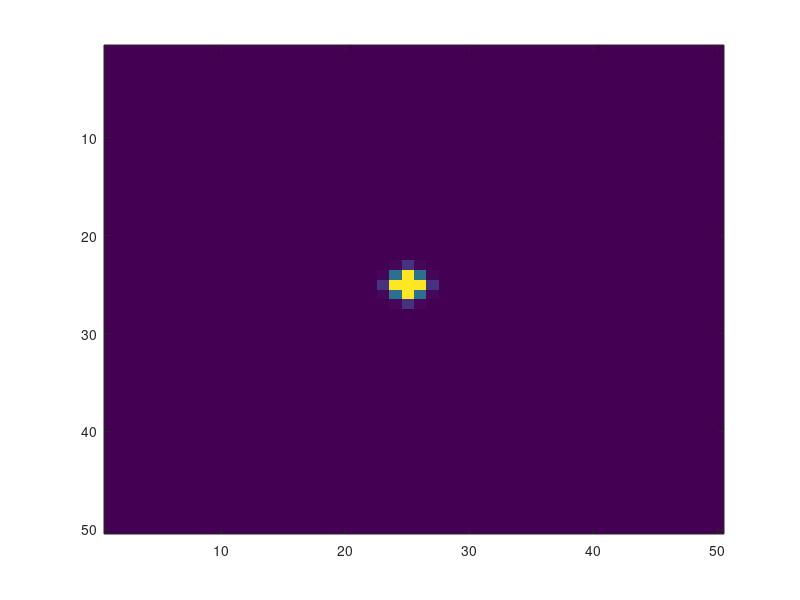

The MATLAB script that drew this image:
%%%%%%%%%%%%%%%%%%%%%%%%%%%%%%%%%%%%%%%%%%%%%%%%%%%%%%%%%%%%%%%%%%%%%%%
%%%        Alternating direction implicit (ADI) scheme              %%%
%%%        2D diffusion equation: u_{t} = D(u_{xx} + u_{yy})        %%%
%%%        Uses homogeneous Dirichlet boundary conditions           %%%
%%%%%%%%%%%%%%%%%%%%%%%%%%%%%%%%%%%%%%%%%%%%%%%%%%%%%%%%%%%%%%%%%%%%%%%

clear
close all

% GIF settings
h = figure;
axis tight manual % this ensures that getframe() returns a consistent size
filename = 'diffusion.gif';

D = 1.9;     % diffusion constant
decay = 0.1; % percent to decay at each timestep

N = 50;  % size of grid (N x N)
dx = 1; dy = 1; dt = 0.1;
tstart = 0; tend = 1 * dt; tstep = (tend - tstart)/dt;

% initial condition
u = zeros(N, N);
u(25, 25) = 20;

% scaling constants
ax = D*dt/dx^2;
ay = D*dt/dy^2;

% matrices for LHS
Ax = diag((1 + ax) * ones(N - 2, 1)) - diag(ax/2 * ones(N - 3, 1), 1) ...
        - diag(ax/2 * ones(N - 3, 1), -1);

Ay = diag((1 + ay) * ones(N - 2, 1)) - diag(ay/2 * ones(N - 3, 1), 1) ...
        - diag(ay/2 * ones(N - 3, 1), -1);

% time loop
for t = 1 : tstep
    % grid at timestep t + dt/2
    % BCs are implicitly set
    u05 = zeros(N, N);
    
    if (mod(t, 10) == 0)
       u(randi(N), randi(N)) = 20;
    end
    
    % x sweep
    for j = 2 : N - 1
        b = zeros(N - 2, 1);  % righthand matrix
        for i = 2 : N - 1
            b(i - 1) = ay/2 * (u(i, j - 1) + u(i, j + 1)) + ...
                       (1 - ay - dt * decay/2) * u(i, j);
        end
        
        % solve the system and assign to intermediate grid
        soln = Ax\b;
        for i = 2 : N - 1
           u05(i, j) = soln(i - 1);
        end
    end
    
    % y sweep
    for i = 2 : N - 1
        b = zeros(N - 2, 1);  % righthand matrix
        for j = 2 : N - 1
            b(j - 1) = ax/2 * (u05(i - 1, j) + u05(i + 1, j)) + ...
                       (1 - ax - dt * decay/2) * u05(i, j);
        end
        
        % solve the system and assign to original grid
        soln = Ay\b;
        for j = 2 : N - 1
           u(i, j) = soln(j - 1); 
        end
    end
    
    % boundary conditions
    for i = 1 : N
        for j = 1 : N
            if (i == 1 || i == N || j == 1 || j == N)
                u(i, j) = 0;
            end
        end
    end
    
    figure(1)
    imagesc(u)
    caxis([0 1])
    drawnow
    
    if (mod(t, 2) == 0)
        % Capture the plot as an image 
        frame = getframe(h); 
        im = frame2im(frame); 
        [imind,cm] = rgb2ind(im,256); 
        % Write to the GIF File 
        if t == 1
            imwrite(imind,cm,filename,'gif', 'Loopcount',inf); 
        else 
            imwrite(imind,cm,filename,'gif','WriteMode','append'); 
        end 
    end
end